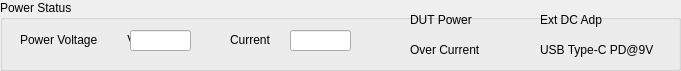
  <widget class="QGroupBox" name="groupBox3">
   <property name="geometry">
    <rect>
     <x>10</x>
     <y>520</y>
     <width>681</width>
     <height>71</height>
    </rect>
   </property>
   <property name="contextMenuPolicy">
    <enum>Qt::DefaultContextMenu</enum>
   </property>
   <property name="autoFillBackground">
    <bool>false</bool>
   </property>
   <property name="styleSheet">
    <string notr="true">#groupBox3{
border: 1px solid;
border-color: rgb(140, 140, 140);}</string>
   </property>
   <property name="title">
    <string>Power Status</string>
   </property>
   <property name="flat">
    <bool>false</bool>
   </property>
   <property name="checkable">
    <bool>false</bool>
   </property>
   <widget class="QLabel" name="labelVoltage">
    <property name="geometry">
     <rect>
      <x>20</x>
      <y>30</y>
      <width>191</width>
      <height>20</height>
     </rect>
    </property>
    <property name="contextMenuPolicy">
     <enum>Qt::DefaultContextMenu</enum>
    </property>
    <property name="autoFillBackground">
     <bool>false</bool>
    </property>
    <property name="styleSheet">
     <string notr="true"/>
    </property>
    <property name="text">
     <string>Power Voltage         V</string>
    </property>
    <property name="alignment">
     <set>Qt::AlignLeading|Qt::AlignLeft|Qt::AlignVCenter</set>
    </property>
   </widget>
   <widget class="QLineEdit" name="editVoltage">
    <property name="geometry">
     <rect>
      <x>130</x>
      <y>30</y>
      <width>61</width>
      <height>21</height>
     </rect>
    </property>
    <property name="alignment">
     <set>Qt::AlignCenter</set>
    </property>
    <property name="readOnly">
     <bool>true</bool>
    </property>
    <property name="clearButtonEnabled">
     <bool>false</bool>
    </property>
   </widget>
   <widget class="QLabel" name="labelCurrent">
    <property name="geometry">
     <rect>
      <x>230</x>
      <y>30</y>
      <width>151</width>
      <height>20</height>
     </rect>
    </property>
    <property name="contextMenuPolicy">
     <enum>Qt::DefaultContextMenu</enum>
    </property>
    <property name="autoFillBackground">
     <bool>false</bool>
    </property>
    <property name="styleSheet">
     <string notr="true"/>
    </property>
    <property name="text">
     <string>Current         mA</string>
    </property>
    <property name="alignment">
     <set>Qt::AlignLeading|Qt::AlignLeft|Qt::AlignVCenter</set>
    </property>
   </widget>
   <widget class="QLineEdit" name="editCurrent">
    <property name="geometry">
     <rect>
      <x>290</x>
      <y>30</y>
      <width>61</width>
      <height>21</height>
     </rect>
    </property>
    <property name="alignment">
     <set>Qt::AlignCenter</set>
    </property>
    <property name="readOnly">
     <bool>true</bool>
    </property>
    <property name="clearButtonEnabled">
     <bool>false</bool>
    </property>
   </widget>
   <widget class="QLabel" name="labelPowerStatus">
    <property name="geometry">
     <rect>
      <x>390</x>
      <y>10</y>
      <width>16</width>
      <height>20</height>
     </rect>
    </property>
    <property name="contextMenuPolicy">
     <enum>Qt::DefaultContextMenu</enum>
    </property>
    <property name="autoFillBackground">
     <bool>false</bool>
    </property>
    <property name="styleSheet">
     <string notr="true"/>
    </property>
    <property name="pixmap">
     <pixmap resource="../resources/allFrames.qrc">:/controlFrame/dark_green.png</pixmap>
    </property>
    <property name="alignment">
     <set>Qt::AlignLeading|Qt::AlignLeft|Qt::AlignVCenter</set>
    </property>
   </widget>
   <widget class="QLabel" name="labelPower">
    <property name="geometry">
     <rect>
      <x>410</x>
      <y>10</y>
      <width>91</width>
      <height>20</height>
     </rect>
    </property>
    <property name="contextMenuPolicy">
     <enum>Qt::DefaultContextMenu</enum>
    </property>
    <property name="autoFillBackground">
     <bool>false</bool>
    </property>
    <property name="styleSheet">
     <string notr="true"/>
    </property>
    <property name="text">
     <string>DUT Power</string>
    </property>
    <property name="alignment">
     <set>Qt::AlignLeading|Qt::AlignLeft|Qt::AlignVCenter</set>
    </property>
   </widget>
   <widget class="QLabel" name="labelCurrentStatus">
    <property name="geometry">
     <rect>
      <x>390</x>
      <y>40</y>
      <width>16</width>
      <height>20</height>
     </rect>
    </property>
    <property name="contextMenuPolicy">
     <enum>Qt::DefaultContextMenu</enum>
    </property>
    <property name="autoFillBackground">
     <bool>false</bool>
    </property>
    <property name="styleSheet">
     <string notr="true"/>
    </property>
    <property name="pixmap">
     <pixmap resource="../resources/allFrames.qrc">:/controlFrame/dark_red.png</pixmap>
    </property>
    <property name="alignment">
     <set>Qt::AlignLeading|Qt::AlignLeft|Qt::AlignVCenter</set>
    </property>
   </widget>
   <widget class="QLabel" name="labelOverCurrent">
    <property name="geometry">
     <rect>
      <x>410</x>
      <y>40</y>
      <width>101</width>
      <height>20</height>
     </rect>
    </property>
    <property name="contextMenuPolicy">
     <enum>Qt::DefaultContextMenu</enum>
    </property>
    <property name="autoFillBackground">
     <bool>false</bool>
    </property>
    <property name="styleSheet">
     <string notr="true"/>
    </property>
    <property name="text">
     <string>Over Current</string>
    </property>
    <property name="alignment">
     <set>Qt::AlignLeading|Qt::AlignLeft|Qt::AlignVCenter</set>
    </property>
   </widget>
   <widget class="QLabel" name="label9V_Status">
    <property name="geometry">
     <rect>
      <x>520</x>
      <y>40</y>
      <width>16</width>
      <height>20</height>
     </rect>
    </property>
    <property name="contextMenuPolicy">
     <enum>Qt::DefaultContextMenu</enum>
    </property>
    <property name="autoFillBackground">
     <bool>false</bool>
    </property>
    <property name="styleSheet">
     <string notr="true"/>
    </property>
    <property name="pixmap">
     <pixmap resource="../resources/allFrames.qrc">:/controlFrame/dark_green.png</pixmap>
    </property>
    <property name="alignment">
     <set>Qt::AlignLeading|Qt::AlignLeft|Qt::AlignVCenter</set>
    </property>
   </widget>
   <widget class="QLabel" name="label9V">
    <property name="geometry">
     <rect>
      <x>540</x>
      <y>40</y>
      <width>131</width>
      <height>20</height>
     </rect>
    </property>
    <property name="contextMenuPolicy">
     <enum>Qt::DefaultContextMenu</enum>
    </property>
    <property name="autoFillBackground">
     <bool>false</bool>
    </property>
    <property name="styleSheet">
     <string notr="true"/>
    </property>
    <property name="text">
     <string>USB Type-C PD@9V</string>
    </property>
    <property name="alignment">
     <set>Qt::AlignLeading|Qt::AlignLeft|Qt::AlignVCenter</set>
    </property>
   </widget>
   <widget class="QLabel" name="labelDcAdpStatus">
    <property name="geometry">
     <rect>
      <x>520</x>
      <y>10</y>
      <width>16</width>
      <height>20</height>
     </rect>
    </property>
    <property name="contextMenuPolicy">
     <enum>Qt::DefaultContextMenu</enum>
    </property>
    <property name="autoFillBackground">
     <bool>false</bool>
    </property>
    <property name="styleSheet">
     <string notr="true"/>
    </property>
    <property name="pixmap">
     <pixmap resource="../resources/allFrames.qrc">:/controlFrame/dark_green.png</pixmap>
    </property>
    <property name="alignment">
     <set>Qt::AlignLeading|Qt::AlignLeft|Qt::AlignVCenter</set>
    </property>
   </widget>
   <widget class="QLabel" name="labelDcAdp">
    <property name="geometry">
     <rect>
      <x>540</x>
      <y>10</y>
      <width>91</width>
      <height>20</height>
     </rect>
    </property>
    <property name="contextMenuPolicy">
     <enum>Qt::DefaultContextMenu</enum>
    </property>
    <property name="autoFillBackground">
     <bool>false</bool>
    </property>
    <property name="styleSheet">
     <string notr="true"/>
    </property>
    <property name="text">
     <string>Ext DC Adp</string>
    </property>
    <property name="alignment">
     <set>Qt::AlignLeading|Qt::AlignLeft|Qt::AlignVCenter</set>
    </property>
   </widget>
  </widget>
